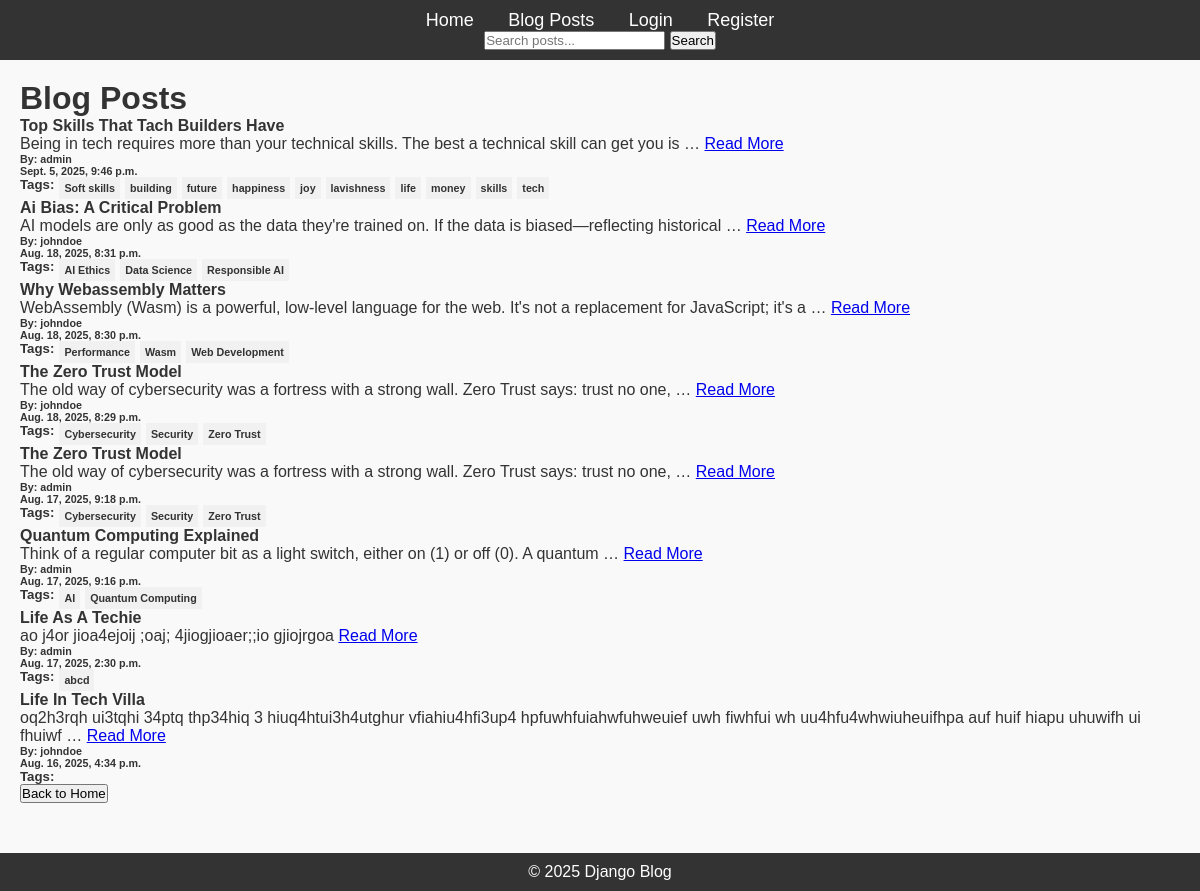
Page /blog/posts/ on the committed database.
### blog/models.py (models this page shows)
class Post(models.Model):
    title = models.CharField(max_length=200)
    content = models.TextField()
    published_date = models.DateTimeField(auto_now_add=True)
    author = models.ForeignKey(User, on_delete=models.CASCADE)
    tags = TaggableManager()

### blog/views.py (the view)
# urls.py: path('posts/', PostListView.as_view(), name='list_posts'),
class PostListView(ListView):
    model = Post
    template_name = 'blog/list_posts.html'
    context_object_name = 'posts'
    ordering = '-published_date'

### blog/templates/blog/list_posts.html (shortened to what this page needs)
{% extends 'blog/base.html' %}
{% block content %}
  <h1>Blog Posts</h1>
  {% include 'blog/posts.html' %}
{% endblock %}

### blog/templates/blog/posts.html
<ul>
    {% for post in posts %}
      <li style="list-style: none;">
            <h4>{{ post.title|title }}</h4>
            <p>
                {{post.content|truncatewords:18}} <a href="{% url 'viewing_post' pk=post.id %}">Read More</a>
            </p>
            <h6>By: {{ post.author}}</h6>
            <h6>{{ post.published_date}}</h6>
              <ul style="display: flex;">
                <h5>Tags:</h5>
                {% for i in post.tags.all %}
                  <h6 style="background-color: #f1f1f1; margin-left: 5px; padding: 5px;">{{ i }}</h6>
                {% endfor %}
              </ul>
      </li>
    {% endfor %}
    <a href="{% url 'home' %}">
        <button>Back to Home</button>
    </a>
</ul>

### blog/static/css/styles.css (style rules this page uses)
* { margin: 0; padding: 0; box-sizing: border-box; }
body { font-family: Arial, sans-serif; background-color: #f9f9f9; color: #333; }

### rows in the picture
Post: title "Top Skills That Tach Builders Have", content "Being in tech requires more than your technical skills. The best a technical skill can get you is …", author "admin", published_date "Sept. 5, 2025, 9:46 p.m."
Tag: name "Soft skills"
Tag: name "building"
Tag: name "future"
Tag: name "happiness"
Tag: name "joy"
Tag: name "lavishness"
Tag: name "life"
Tag: name "money"
Tag: name "skills"
Tag: name "tech"
Post: title "Ai Bias: A Critical Problem", content "AI models are only as good as the data they're trained on. If the data is biased—reflecting historical …", author "johndoe", published_date "Aug. 18, 2025, 8:31 p.m."
Tag: name "AI Ethics"
Tag: name "Data Science"
Tag: name "Responsible AI"
Post: title "Why Webassembly Matters", content "WebAssembly (Wasm) is a powerful, low-level language for the web. It's not a replacement for JavaScript; it's a …", author "johndoe", published_date "Aug. 18, 2025, 8:30 p.m."
Tag: name "Performance"
Tag: name "Wasm"
Tag: name "Web Development"
Post: title "The Zero Trust Model", content "The old way of cybersecurity was a fortress with a strong wall. Zero Trust says: trust no one, …", author "johndoe", published_date "Aug. 18, 2025, 8:29 p.m."
Tag: name "Cybersecurity"
Tag: name "Security"
Tag: name "Zero Trust"
Post: title "The Zero Trust Model", content "The old way of cybersecurity was a fortress with a strong wall. Zero Trust says: trust no one, …", author "admin", published_date "Aug. 17, 2025, 9:18 p.m."
Post: title "Quantum Computing Explained", content "Think of a regular computer bit as a light switch, either on (1) or off (0). A quantum …", author "admin", published_date "Aug. 17, 2025, 9:16 p.m."
Tag: name "AI"
Tag: name "Quantum Computing"
Post: title "Life As A Techie", content "ao j4or jioa4ejoij ;oaj; 4jiogjioaer;;io gjiojrgoa", author "admin", published_date "Aug. 17, 2025, 2:30 p.m."
Tag: name "abcd"
Post: title "Life In Tech Villa", content "oq2h3rqh ui3tqhi 34ptq thp34hiq 3 hiuq4htui3h4utghur vfiahiu4hfi3up4 hpfuwhfuiahwfuhweuief uwh fiwhfui wh uu4hfu4whwiuheuifhpa auf huif hiapu uhuwifh ui fhuiwf …", author "johndoe", published_date "Aug. 16, 2025, 4:34 p.m."
